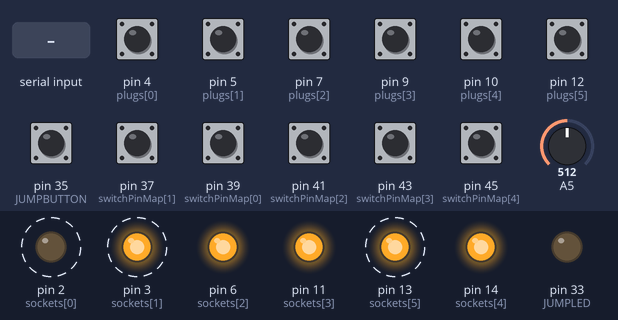
Recording of a sketch running on a simulated Arduino Mega 2560, built with avr-gcc and run on an emulated ATmega2560. Shown: output pins drawn as LEDs (lit = HIGH). Dashed ring = blinking. Inputs (shaded band) come from the test bench; at power-on: pin 4 (plugs[0]), pin 5 (plugs[1]), pin 7 (plugs[2]), pin 9 (plugs[3]), pin 10 (plugs[4]), pin 12 (plugs[5]), pin 35 (JUMPBUTTON), pin 37 (switchPinMap[1]), pin 39 (switchPinMap[0]), pin 41 (switchPinMap[2]), pin 43 (switchPinMap[3]), pin 45 (switchPinMap[4]) HIGH, A5 = 512. What the sketch prints to the serial monitor is not drawn.

Above: at 1.25 s.
1.3 s: "B" received over Serial
At 1.55 s:
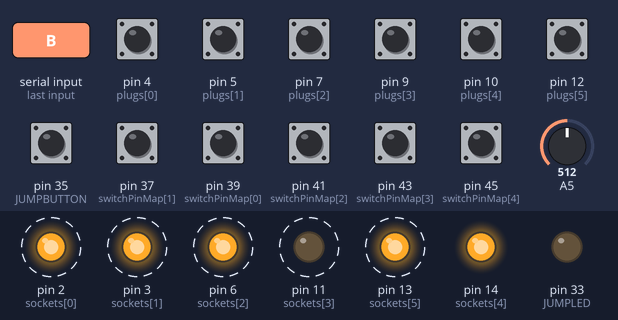
At 1.95 s:
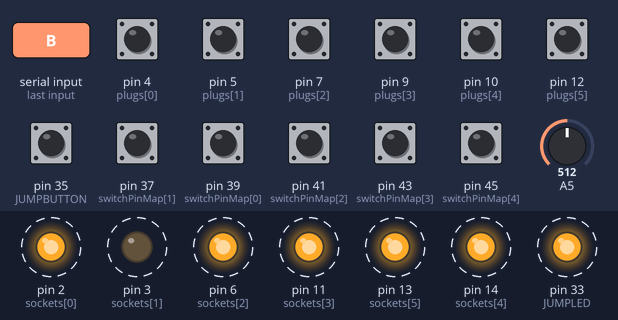
16.3 s: "b" received over Serial
At 16.69 s:
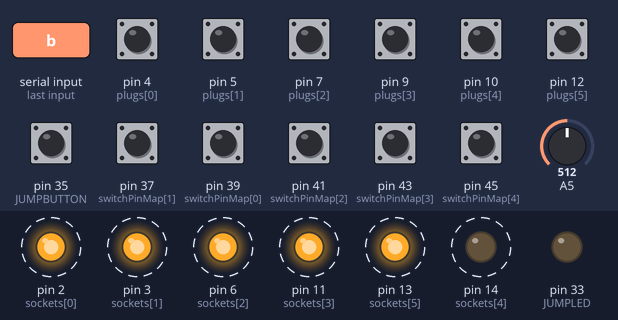
Timing chart, 0 to 20.3 s (numbered marks = the images above; inputs shaded):
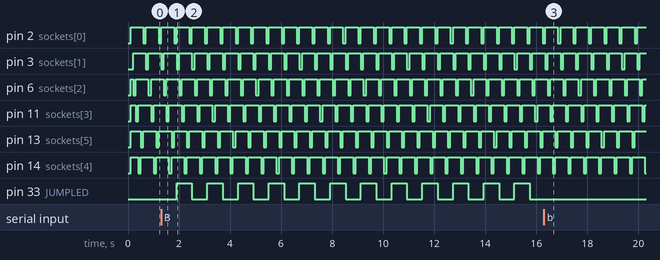

The sketch:

pilotArduino.ino
```cpp
/*
centre console

 top row 7 9
 bot row 8 6

 floppy box
 10
 13

 above eng:
 5  2

 above door

 12
 11

 tect

 3
 4
 */

#define JUMPLED 33
#define JUMPBUTTON 35

bool switchStates[5];
bool lastSwitchStates[5];

int avg = 0;
int lastThrottle = 0;

int jumpBlink = 0;
boolean jumpBlinking = false;
byte jumpLEDOn = 0;
byte lastButtonState = LOW;

int switchPinMap[] = {
  39,37,41,43,45 };

//------------- plug stuff
struct PlugState {
  int plug;
  int socket;
  boolean con;
}
plugState[6];
int sockets[] = { 2, 3, 6, 11, 14, 13 };
int plugs[] = { 4, 5, 7, 9, 10, 12 };
int currentSocket = 0;

void setup() {
  for (int i = 0; i < 5; i++) {
    switchStates[i] = 0;

    pinMode(switchPinMap[i], INPUT);
    digitalWrite(switchPinMap[i], HIGH);
    if (digitalRead(switchPinMap[i])) {
      lastSwitchStates[i] = true;
    } else {
      lastSwitchStates[i] = false;
    }
  }
  Serial.begin(115200);

  //jump stuff
  pinMode(JUMPLED, OUTPUT);
  digitalWrite(JUMPLED, LOW);
  jumpBlink = 0;
  pinMode(JUMPBUTTON, INPUT);
  digitalWrite(JUMPBUTTON, HIGH);

  //----- plug stuff
  for (int s = 0; s < 6; s++) {
    pinMode(sockets[s], OUTPUT);
    digitalWrite(sockets[s], LOW);
  }
  for (int p = 0; p < 6; p++) {
    pinMode(plugs[p], INPUT);
    digitalWrite(plugs[p], HIGH);
    plugState[p].plug = plugs[p];
    plugState[p].con = false;
    plugState[p].socket = 100 + p;
  }
}

void loop() {
  while (Serial.available()) {
    char c = Serial.read();
    if (c == 'b') {
      jumpBlinking = false;
      digitalWrite(JUMPLED, LOW);
      jumpLEDOn = LOW;
    } else if (c == 'B') {
      jumpBlinking = true;
      digitalWrite(JUMPLED, LOW);
      jumpLEDOn = LOW;
    }
  }

  int throttle = map(analogRead(5), 14, 1024, 0, 255);
  if (throttle != lastThrottle) {
    Serial.print("t");
    Serial.print(255 - throttle);
    Serial.print(",");

    lastThrottle = throttle;
  }
  for (int i = 0; i < 5; i++) {
    boolean val = digitalRead(switchPinMap[i]) == HIGH ? true : false;
    if (val != lastSwitchStates[i]) {
      Serial.print(i);
      Serial.print(val == true ? 1 : 0);
      Serial.print(",");
      lastSwitchStates[i] = val;
    }
  }

  delay(100);

  //jump leds
  if (jumpBlinking) {
    jumpBlink++;
    if (jumpBlink > 5) {
      jumpBlink = 0;
      jumpLEDOn = 1 - jumpLEDOn;
      digitalWrite(JUMPLED, jumpLEDOn);
    }
  }

  byte v = digitalRead(JUMPBUTTON);
  if (v != lastButtonState) {
    if (v == HIGH && lastButtonState == LOW) {
      Serial.print("51,");
    }
    lastButtonState = v;
  }

  //------ read the cable puzzle
  readCables();
}

void readCables() {
  for (int plugId = 0; plugId < 6; plugId++) {
    //read the plug states
    byte b = digitalRead(plugs[plugId]);
    if (!b) {
      if (plugState[plugId].con == false) {
        Serial.print("C");
        Serial.print(plugs[plugId]);
        Serial.print(":");
        Serial.print(sockets[currentSocket]);
        Serial.print(",");
        plugState[plugId].con = true;
        plugState[plugId].socket = currentSocket;
      }
    } else {
      if (plugState[plugId].con == true && plugState[plugId].socket == currentSocket) {
        Serial.print("c");
        Serial.print(plugs[plugId]);
        Serial.print(":");
        Serial.print(sockets[currentSocket]);
        Serial.print(",");
        plugState[plugId].con = false;
      }
    }
  }

  //turn sockets low except current one
  currentSocket++;
  currentSocket %= 6;
  for (int sl = 0; sl < 6; sl++) {
    if (sl != currentSocket) {
      digitalWrite(sockets[sl], HIGH);
    } else {
      digitalWrite(sockets[sl], LOW);
    }
  }
}
```

Measured:
- after the input at 1.3 s, pin 33 (JUMPLED): alternates HIGH for 0.60 s and LOW for 0.60 s, starting after 0.61 s
- after the input at 16.3 s, pin 33 (JUMPLED): stops changing and stays LOW
- by itself, pin 2 (sockets[0]), pin 3 (sockets[1]), pin 6 (sockets[2]), pin 11 (sockets[3]), pin 13 (sockets[5]), pin 14 (sockets[4]): alternates HIGH for 0.50 s and LOW for 0.10 s
